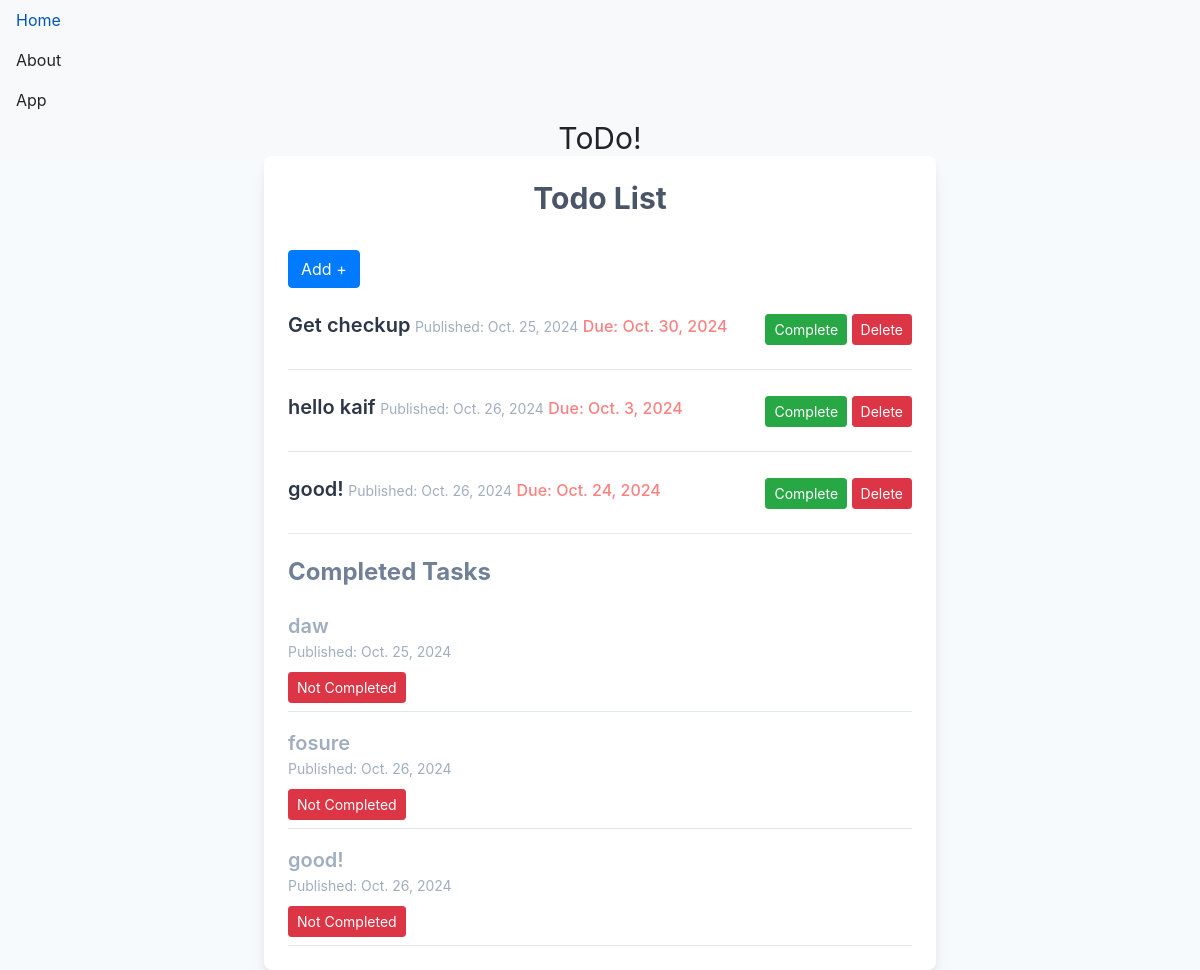
The page / on the database its author committed.
### app/models.py (models this page shows, shortened)
class Task(models.Model):
    title = models.CharField(max_length=200)
    published_date = models.DateField(default=timezone.now)
    due_date = models.DateField()
    is_completed = models.BooleanField(default=False)

### app/views.py (the view)
# urls.py: path("",view = views.TodoIndexView.as_view(),name="home"),
class TodoIndexView(generic.ListView):
    template_name = 'app/home.html'
    context_object_name = 'all_todo_items'
    model = Task
    def get_context_data(self, **kwargs):
        context = super().get_context_data(**kwargs)
        context['completed_tasks'] = Task.objects.filter(is_completed=True)
        return context

### app/templates/app/home.html (shortened to what this page needs)
{% extends "app/base.html" %}
{% block content %}
<h1 class="text-3xl backdrop-hue-rotate-[15deg] hover:text-lg text-center">
    ToDo!
</h1>
<div class="min-h-screen flex items-center justify-center bg-gray-100">
    <div class="w-full max-w-2xl p-6 bg-white shadow-lg rounded-lg">
        <h2 class="text-3xl font-bold text-center mb-4 text-gray-700">Todo List</h2>
        <ul class="space-y-4">
            <span>
                <a href="{% url 'app:task-create' %}" class="btn btn-primary">Add +</a>
            </span>
            {% for item in all_todo_items %}
            {%if not item.is_completed %}
            <div>
                <li class="flex flex-col border-b pb-4 {% if item.due_date < timezone.now|date:'Y-m-d' %}bg-red-100{% endif %}">
                    <div class="flex justify-between items-center">
                        <div class="flex-grow">
                            <a href="{% url 'app:task-detail' item.id %}"><span class="text-xl text-gray-800 font-semibold">{{ item.title }}</span></a>
                            <span class="text-sm text-gray-500">Published: {{ item.published_date }}</span>
                            <span class="text-red-400 font-medium">Due: {{ item.due_date }}</span>
                        </div>
                        <div class="ml-4">
                            <form action="{% url 'app:task-complete' item.pk %}" method="post" style="display:inline;">
                                <button type="submit" class="btn btn-success btn-sm">Complete</button>
                            </form>
                            <a class="btn btn-danger btn-sm" href="{% url 'app:task-delete' item.id %}">Delete</a>
                        </div>
                    </div>
                </li>
            </div>
            {% endif %}
            {% endfor %}
        </ul>
        <h2 class="text-2xl font-bold mt-6 mb-4 text-gray-600">Completed Tasks</h2>
        {% if completed_tasks %}
            <ul class="space-y-4">
                {% for item in completed_tasks %}
                    <li class="flex flex-col border-b pb-2">
                        <span class="text-xl text-gray-500 font-semibold">{{ item.title }}</span>
                        <span class="text-sm text-gray-500">Published: {{ item.published_date }}</span>
                        <form action="{% url 'app:task-incomplete' item.pk %}" method="post" style="display:inline;">
                            <button type="submit" class="btn btn-danger btn-sm">Not Completed</button>
                        </form>
                    </li>
                {% endfor %}
            </ul>
        {% else %}
            <strong class="text-gray-300">No completed tasks yet!</strong>
        {% endif %}
    </div>
</div>
{% endblock %}

### app/templates/app/base.html (shortened to what this page needs)
{% load static %}
<!DOCTYPE html>
<html lang="en">
<head>
    <link rel="stylesheet" href="https://maxcdn.bootstrapcdn.com/bootstrap/4.0.0/css/bootstrap.min.css">
    <link href="https://unpkg.com/tailwindcss@^1.0/dist/tailwind.min.css" rel="stylesheet">
    <link rel="stylesheet" type="text/css" href="{% static 'blog/main.css' %}">
</head>
<body class="bg-white-100">
    <header class="site-header">
        <nav>
            <a class="nav-link" href=""> Home </a>
            <a class="nav-item nav-link" href="" > About </a>
            <a class="nav-item nav-link" href=""> App </a>
        </nav>
    </header>
    {%block content%}{%endblock%}
</body>
</html>

### app/static/app/main.css (style rules this page uses)
body { background-color: #f8f9fa; }
h2 { color: #333; margin-bottom: 20px; }
.btn { margin-top: 10px; }

### rows shown on the page
Task: title "Get checkup", published_date "Oct. 25, 2024", due_date "Oct. 30, 2024"
Task: title "hello kaif", published_date "Oct. 26, 2024", due_date "Oct. 3, 2024"
Task: title "good!", published_date "Oct. 26, 2024", due_date "Oct. 24, 2024"
Task: title "daw", published_date "Oct. 25, 2024"
Task: title "fosure", published_date "Oct. 26, 2024"
Task: title "good!", published_date "Oct. 26, 2024"
